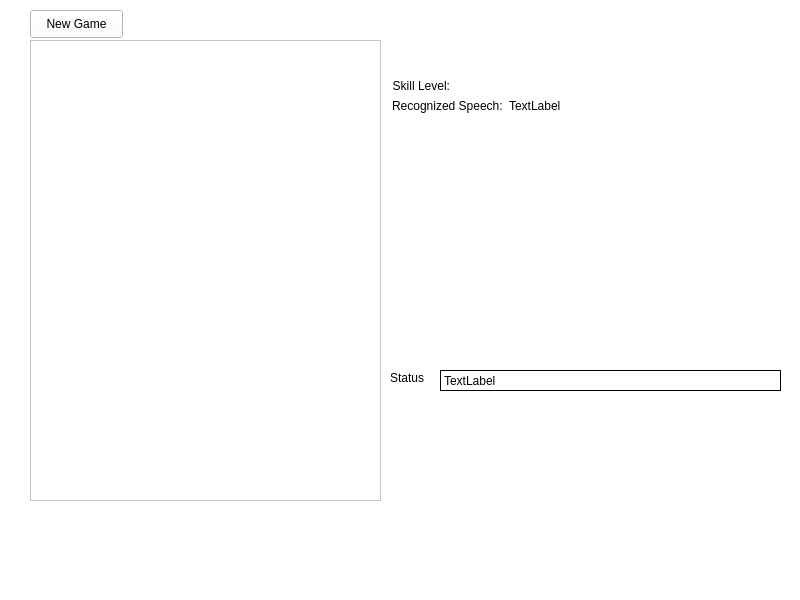
<?xml version="1.0" encoding="UTF-8"?>
<ui version="4.0">
 <class>ChessAI</class>
 <widget class="QMainWindow" name="ChessAI">
  <property name="geometry">
   <rect>
    <x>0</x>
    <y>0</y>
    <width>800</width>
    <height>600</height>
   </rect>
  </property>
  <property name="windowTitle">
   <string>MainWindow</string>
  </property>
  <property name="styleSheet">
   <string notr="true">background-color: white
</string>
  </property>
  <widget class="QWidget" name="centralwidget">
   <widget class="QPushButton" name="newGame">
    <property name="geometry">
     <rect>
      <x>30</x>
      <y>10</y>
      <width>93</width>
      <height>28</height>
     </rect>
    </property>
    <property name="styleSheet">
     <string notr="true"/>
    </property>
    <property name="text">
     <string>New Game</string>
    </property>
   </widget>
   <widget class="QTextBrowser" name="textBrowser">
    <property name="geometry">
     <rect>
      <x>30</x>
      <y>40</y>
      <width>351</width>
      <height>461</height>
     </rect>
    </property>
   </widget>
   <widget class="QLabel" name="label">
    <property name="geometry">
     <rect>
      <x>390</x>
      <y>370</y>
      <width>55</width>
      <height>16</height>
     </rect>
    </property>
    <property name="text">
     <string>Status</string>
    </property>
   </widget>
   <widget class="QLabel" name="statusLabel">
    <property name="geometry">
     <rect>
      <x>440</x>
      <y>370</y>
      <width>341</width>
      <height>21</height>
     </rect>
    </property>
    <property name="frameShape">
     <enum>QFrame::Box</enum>
    </property>
    <property name="text">
     <string>TextLabel</string>
    </property>
   </widget>
   <widget class="QWidget" name="">
    <property name="geometry">
     <rect>
      <x>392</x>
      <y>79</y>
      <width>331</width>
      <height>46</height>
     </rect>
    </property>
    <layout class="QFormLayout" name="formLayout">
     <item row="2" column="0">
      <widget class="QLabel" name="recogspeechlabel">
       <property name="styleSheet">
        <string notr="true"/>
       </property>
       <property name="text">
        <string>Recognized Speech:</string>
       </property>
      </widget>
     </item>
     <item row="2" column="1">
      <widget class="QLabel" name="recogspeechsetlabel">
       <property name="text">
        <string>TextLabel</string>
       </property>
      </widget>
     </item>
     <item row="1" column="0">
      <widget class="QLabel" name="skilllevelLabel">
       <property name="text">
        <string>Skill Level:</string>
       </property>
       <property name="alignment">
        <set>Qt::AlignRight|Qt::AlignTrailing|Qt::AlignVCenter</set>
       </property>
      </widget>
     </item>
    </layout>
   </widget>
  </widget>
  <widget class="QMenuBar" name="menubar">
   <property name="geometry">
    <rect>
     <x>0</x>
     <y>0</y>
     <width>800</width>
     <height>26</height>
    </rect>
   </property>
  </widget>
  <widget class="QStatusBar" name="statusbar"/>
 </widget>
 <resources/>
 <connections/>
</ui>
